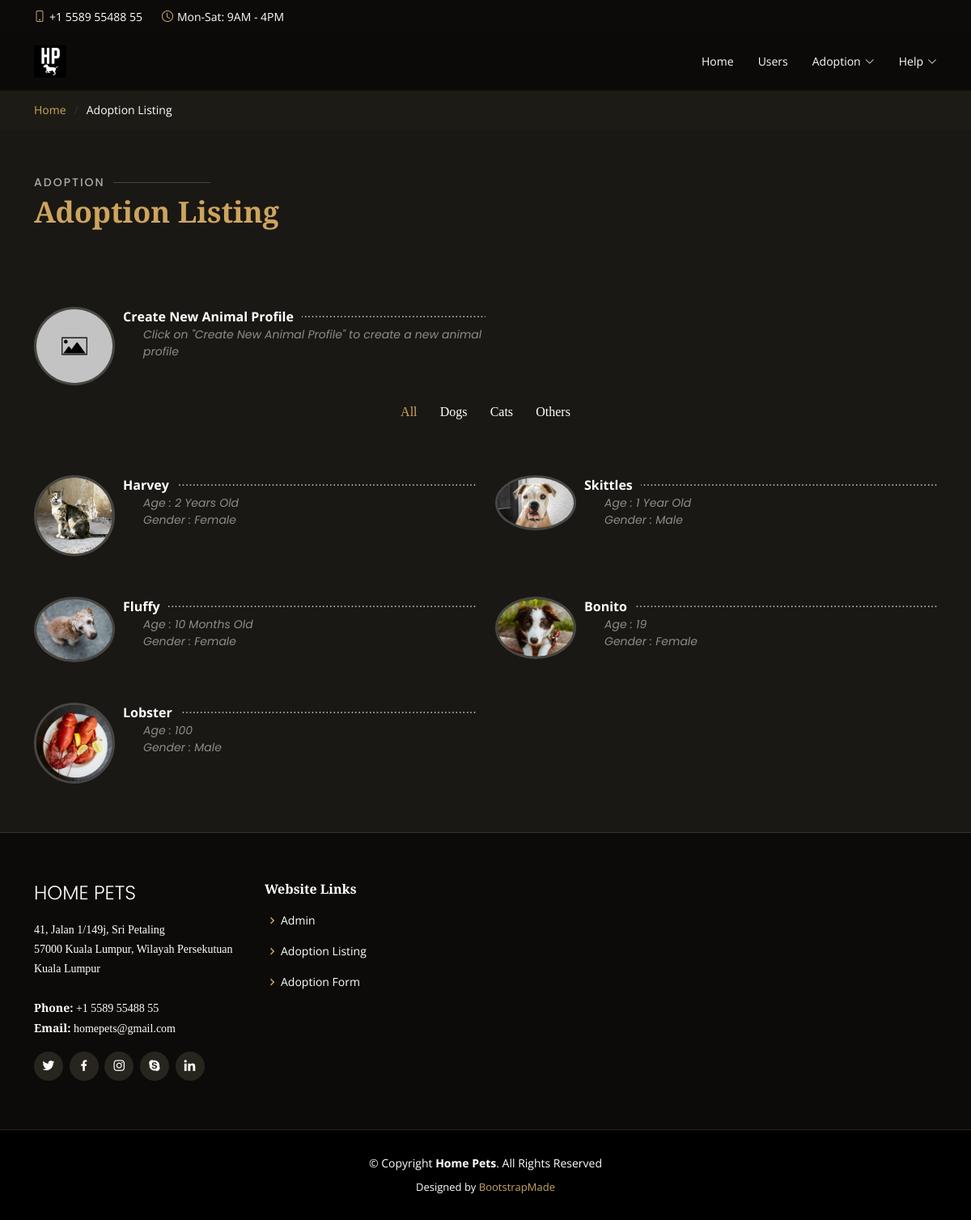
The app's page /admin/adoptionListing.php (signed in) with its own data.
### tables this page shows
CREATE TABLE `animal` (
  `id` int(11) NOT NULL,
  `animalName` varchar(100) NOT NULL,
  `animalType` varchar(100) NOT NULL,
  `gender` varchar(10) NOT NULL,
  `age` varchar(100) NOT NULL,
  `colour` varchar(100) NOT NULL,
  `vaccinated` varchar(10) NOT NULL,
  `dewormed` varchar(10) NOT NULL,
  `neutered` varchar(10) NOT NULL,
  `animalCondition` varchar(100) NOT NULL,
  `imgType` varchar(5) NOT NULL
);

### admin/adoptionListing.php (the view, shortened to what this page needs)
<!DOCTYPE html>
<html lang="en">
<head>
  <link href="../assets/vendor/animate.css/animate.min.css" rel="stylesheet">
  <link href="../assets/vendor/aos/aos.css" rel="stylesheet">
  <link href="../assets/vendor/bootstrap/css/bootstrap.min.css" rel="stylesheet">
  <link href="../assets/vendor/bootstrap-icons/bootstrap-icons.css" rel="stylesheet">
  <link href="../assets/vendor/boxicons/css/boxicons.min.css" rel="stylesheet">
  <link href="../assets/vendor/glightbox/css/glightbox.min.css" rel="stylesheet">
  <link href="../assets/vendor/swiper/swiper-bundle.min.css" rel="stylesheet">
  <link href="../assets/css/style.css" rel="stylesheet">
</head>
<body>
  <div id="topbar" class="d-flex align-items-center fixed-top">
    <div class="container d-flex justify-content-center justify-content-md-between">
      <div class="contact-info d-flex align-items-center">
        <i class="bi bi-phone d-flex align-items-center"><span>+1 5589 55488 55</span></i>
        <i class="bi bi-clock d-flex align-items-center ms-4"><span> Mon-Sat: 9AM - 4PM</span></i>
      </div>
    </div>
  </div>
  <header id="header" class="fixed-top d-flex align-items-center">
    <div class="container-fluid container-xl d-flex align-items-center justify-content-lg-between">
      <a href="main.php" class="logo me-auto me-lg-0"><img src="../assets/img/logo.png" alt="" class="img-fluid"></a>
      <nav id="navbar" class="navbar order-last order-lg-0">
        <ul>
          <li><a class="nav-link scrollto" href="main.php">Home</a></li>
          <li><a class="nav-link scrollto" href="users.php">Users</a></li>
          <li class="dropdown"><a href="#"><span>Adoption</span> <i class="bi bi-chevron-down"></i></a>
              <li class='dropdown'><a href='#'><span><?php echo $_SESSION['user']['username']; ?></span><i class='bi bi-chevron-down'></i></a>
          </li>
        </ul>
      </nav>
    </div>
  </header>
  <main id="main">
    <section class="breadcrumbs">
      <div class="container">
        <div class="d-flex justify-content-between align-items-center">
          <ol>
            <li><a href="main.php">Home</a></li>
            <li>Adoption Listing</li>
          </ol>
        </div>
      </div>
    </section>
  </main>
<section id="menu" class="menu section-bg">
  <div class="container" data-aos="fade-up">
    <div class="section-title">
      <h2>Adoption</h2>
      <p>Adoption Listing</p>
    </div>
    <div class="col-lg-6 menu-item">
        <img src="../assets/img/default.jpg" class="menu-img" alt="default image">
        <div class="menu-content">
          <a href="createAnimalProfile.php">Create New Animal Profile</a>
        </div>
        <div class="menu-ingredients">
          Click on "Create New Animal Profile" to create a new animal profile
        </div>
      </div>
      <br><br>
    <div class="row" data-aos="fade-up" data-aos-delay="100">
      <div class="col-lg-12 d-flex justify-content-center">
        <ul id="menu-flters">
          <li data-filter="*" class="filter-active">All</li>
          <li data-filter=".filter-Dog">Dogs</li>
          <li data-filter=".filter-Cat">Cats</li>
          <li data-filter=".filter-Other">Others</li>
        </ul>
      </div>
    </div>
<div class="row menu-container" data-aos="fade-up" data-aos-delay="200">
        <?php
          $conn = mysqli_connect("localhost", "root", "", "hpusers");
          $sql = "SELECT animalName, age, gender, colour, imgType, animalType, id FROM animal";
          $result = $conn->query($sql);
          if ($result->num_rows > 0) {
          while($row = $result->fetch_assoc()) {
            echo "<div class='col-lg-6 menu-item filter-" . $row["animalType"] . "'>";
            echo "<img src='../assets/img/animals/" . $row["animalName"] . "." . $row["imgType"] . "' class='menu-img'>";
            echo "<div class='menu-content'>";
            echo "<a href='animalProfile.php?id=" . $row["id"] . "'>". $row["animalName"] . "</a>";
            echo "</div>";
            echo "<div class='menu-ingredients'> Age : " . $row["age"];
            echo "</div>";
            echo "<div class='menu-ingredients'> Gender : " . $row["gender"];
            echo "</div>";
            echo "</div>";
          }
          }
          else {
            echo "0 results";
          }
        ?>
    </div>
  </div>
</section>
  <footer id="footer">
    <div class="footer-top">
      <div class="container">
        <div class="row">
          <div class="col-lg-3 col-md-6">
            <div class="footer-info">
              <h3>Home Pets</h3>
              <p>
                41, Jalan 1/149j, Sri Petaling<br>
                57000 Kuala Lumpur, Wilayah Persekutuan Kuala Lumpur<br><br>
                <strong>Phone:</strong> +1 5589 55488 55<br>
                <strong>Email:</strong> homepets@gmail.com<br>
              </p>
              <div class="social-links mt-3">
                <a href="#" class="twitter"><i class="bx bxl-twitter"></i></a>
                <a href="#" class="facebook"><i class="bx bxl-facebook"></i></a>
                <a href="#" class="instagram"><i class="bx bxl-instagram"></i></a>
                <a href="#" class="google-plus"><i class="bx bxl-skype"></i></a>
                <a href="#" class="linkedin"><i class="bx bxl-linkedin"></i></a>
              </div>
            </div>
          </div>
          <div class="col-lg-2 col-md-6 footer-links">
            <h4>Website Links</h4>
            <ul>
              <li><i class="bx bx-chevron-right"></i> <a href="main.php">Admin</a></li>
              <li><i class="bx bx-chevron-right"></i> <a href="adoptionListing.php">Adoption Listing</a></li>
              <li><i class="bx bx-chevron-right"></i> <a href="adoptionListing.php">Adoption Form</a></li>
            </ul>
          </div>
        </div>
      </div>
    </div>
    <div class="container">
      <div class="copyright">
        &copy; Copyright <strong><span>Home Pets</span></strong>. All Rights Reserved
      </div>
      <div class="credits">
        Designed by <a href="https://bootstrapmade.com/">BootstrapMade</a>
      </div>
    </div>
  </footer>
</body>
</html>

### records on screen
animal: animalName (picture), animalName "Harvey", age "2 Years Old", gender "Female"
animal: animalName (picture), animalName "Skittles", age "1 Year Old", gender "Male"
animal: animalName (picture), animalName "Fluffy", age "10 Months Old", gender "Female"
animal: animalName (picture), animalName "Bonito", age "19", gender "Female"
animal: animalName (picture), animalName "Lobster", age "100", gender "Male"

### other values on screen
$_SESSION['user']['username'] "Help"
